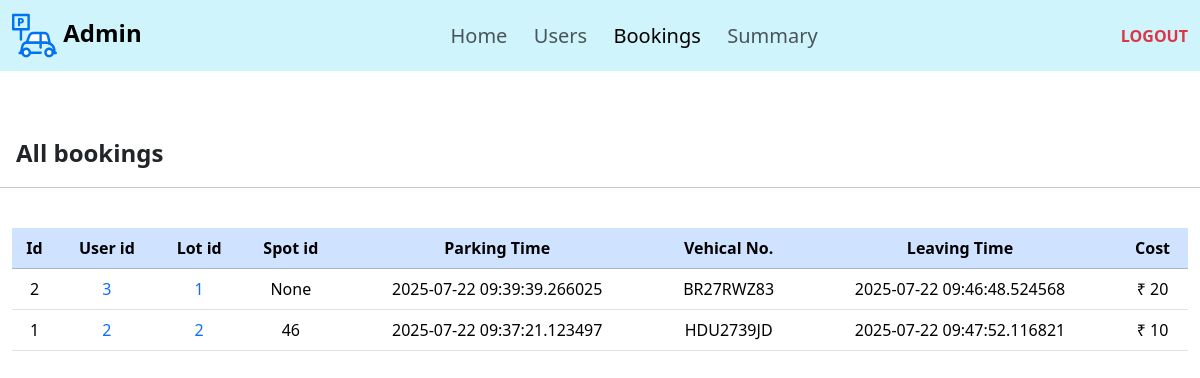
The page /bookings (signed in) on the database its author committed.
### application/models.py (models this page shows)
class Booking(db.Model):
    id = db.Column(db.Integer(), primary_key=True, autoincrement=True)
    user_id = db.Column(db.Integer(), db.ForeignKey('user.id'), nullable=False)
    lot_id = db.Column(db.Integer(), db.ForeignKey('parking_lot.id'), nullable=True)
    spot_id = db.Column(db.Integer(), db.ForeignKey('parking_spot.id'), nullable=True)
    parking = db.Column(db.DateTime(), nullable=False)
    leaving = db.Column(db.DateTime(), nullable=True)
    vehicle_no = db.Column(db.String(), nullable=False)
    cost = db.Column(db.Integer(), nullable= True)
    price = db.Column(db.Integer(),nullable=False)

### application/controllers.py (the view)
@app.route('/bookings', methods=["GET","POST"])
def bookings():
    if 'user' not in session:
        return redirect(url_for('login'))
    u=User.query.get(session['user'])
    if u.is_admin==True:
        b=reversed(Booking.query.order_by(Booking.parking).all())
        return render_template('bookings.html', bookings=b)
    return redirect(url_for('user'))

### templates/bookings.html (shortened to what this page needs)
{% extends 'template.jinja' %}
{% block body %}
    <nav class="navbar navbar-expand-lg bg-info-subtle">
    <div class="container-fluid">
        <a class="navbar-brand fs-4" href="/"><img src="/static/parking.svg" width="45" height="45"
                alt="ParkHere"><strong>&nbsp;Admin</strong></a>
        <div class="collapse navbar-collapse " id="navbarText">
            <ul class="navbar-nav m-auto mb-2 mb-lg-0">
                <li class="nav-item">
                    <a class="nav-link fs-5" aria-current="page" href="/admin">Home&nbsp;&nbsp;</a>
                </li>
                <li class="nav-item">
                    <a class="nav-link fs-5 " aria-current="page" href="/users">Users&nbsp;&nbsp;</a>
                </li>
                <li class="nav-item">
                    <a class="nav-link fs-5 active" aria-current="page" href="/bookings">Bookings&nbsp;&nbsp;</a>
                </li>
                <li class="nav-item">
                    <a class="nav-link fs-5" aria-current="page" href="/summary">Summary&nbsp;&nbsp;</a>
                </li>
            </ul>
            <span class="navbar-text">
                <a class="link-danger link-underline-opacity-0" href="/logout"><b>LOGOUT</b></a>
            </span>
        </div>
    </div>
</nav>
<br><br>
<div class="container-fluid">
    <div class="row fs-4 mb-4">
        <div class="col p-3"><b>All bookings</b></div>
        <hr>
    </div>
</div>
<div class="container-fluid text-center">
    <table class="table">
        <thead class="table-primary">
            <th>Id</th>
            <th>User id</th>
            <th>Lot id</th>
            <th>Spot id</th>
            <th>Parking Time</th>
            <th>Vehical No.</th>
            <th>Leaving Time</th>
            <th>Cost</th>
        </thead>
        <tbody>
            {% for b in bookings %}
            <tr>
                <td>{{b.id}}</td>
                <td><a class="link-primary link-underline-opacity-0" href="/users/{{b.user_id}}">{{b.user_id}}</a></td>
                {%if b.lot_id%}
                <td><a class="link-primary link-underline-opacity-0" href="/editlot/{{b.lot_id}}">{{b.lot_id}}</a></td>
                {%else%}
                <td>Removed</td>
                {%endif%}
                <td>{{b.spot_id}}</td>
                <td>{{b.parking}}</td>
                <td>{{b.vehicle_no}}</td>
                <td>{{b.leaving}}</td>
                <td>₹ {{b.cost}}</td>
            </tr>
            {% endfor %}
        </tbody>
    </table>
</div>
{% endblock %}

### rows shown on the page
Booking: id "2", user_id "3", lot_id "1", spot_id "None", parking "2025-07-22 09:39:39.266025", vehicle_no "BR27RWZ83", leaving "2025-07-22 09:46:48.524568", cost "20"
Booking: id "1", user_id "2", lot_id "2", spot_id "46", parking "2025-07-22 09:37:21.123497", vehicle_no "HDU2739JD", leaving "2025-07-22 09:47:52.116821", cost "10"
